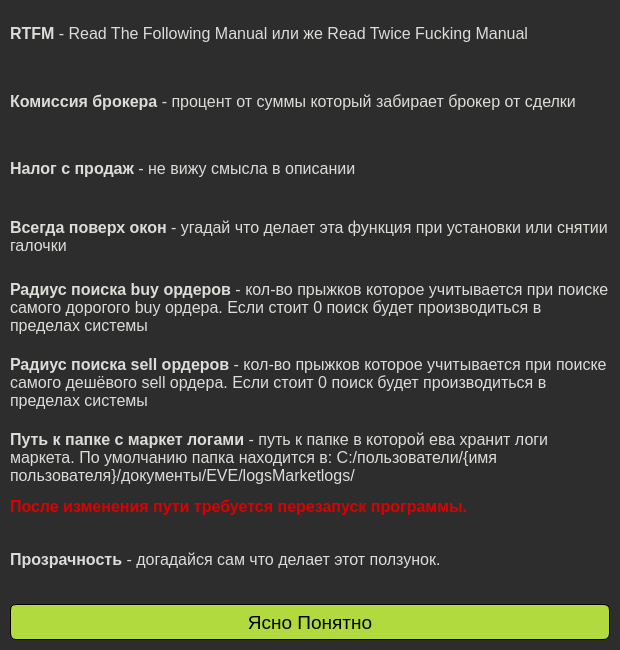
<?xml version="1.0" encoding="UTF-8"?>
<ui version="4.0">
 <class>Form</class>
 <widget class="QWidget" name="Form">
  <property name="geometry">
   <rect>
    <x>0</x>
    <y>0</y>
    <width>620</width>
    <height>650</height>
   </rect>
  </property>
  <property name="minimumSize">
   <size>
    <width>620</width>
    <height>650</height>
   </size>
  </property>
  <property name="maximumSize">
   <size>
    <width>620</width>
    <height>650</height>
   </size>
  </property>
  <property name="windowTitle">
   <string>Form</string>
  </property>
  <widget class="QFrame" name="frame">
   <property name="geometry">
    <rect>
     <x>0</x>
     <y>0</y>
     <width>620</width>
     <height>650</height>
    </rect>
   </property>
   <property name="minimumSize">
    <size>
     <width>620</width>
     <height>650</height>
    </size>
   </property>
   <property name="maximumSize">
    <size>
     <width>620</width>
     <height>650</height>
    </size>
   </property>
   <property name="styleSheet">
    <string notr="true">#frame {
background-color: rgb(45, 45, 45);
}</string>
   </property>
   <property name="frameShape">
    <enum>QFrame::NoFrame</enum>
   </property>
   <property name="frameShadow">
    <enum>QFrame::Raised</enum>
   </property>
   <layout class="QVBoxLayout" name="verticalLayout">
    <property name="spacing">
     <number>20</number>
    </property>
    <property name="leftMargin">
     <number>10</number>
    </property>
    <property name="topMargin">
     <number>10</number>
    </property>
    <property name="rightMargin">
     <number>10</number>
    </property>
    <property name="bottomMargin">
     <number>10</number>
    </property>
    <item>
     <widget class="QLabel" name="label">
      <property name="font">
       <font>
        <family>Arial</family>
        <pointsize>12</pointsize>
       </font>
      </property>
      <property name="styleSheet">
       <string notr="true">color: #DCDDD9</string>
      </property>
      <property name="text">
       <string>&lt;b&gt;RTFM&lt;/b&gt; - Read The Following Manual или же Read Twice Fucking Manual</string>
      </property>
      <property name="wordWrap">
       <bool>true</bool>
      </property>
     </widget>
    </item>
    <item>
     <widget class="QLabel" name="label_2">
      <property name="font">
       <font>
        <family>Arial</family>
        <pointsize>12</pointsize>
       </font>
      </property>
      <property name="styleSheet">
       <string notr="true">color: #DCDDD9</string>
      </property>
      <property name="text">
       <string>&lt;b&gt;Комиссия брокера&lt;/b&gt; - процент от суммы который забирает брокер от сделки</string>
      </property>
      <property name="wordWrap">
       <bool>true</bool>
      </property>
     </widget>
    </item>
    <item>
     <widget class="QLabel" name="label_3">
      <property name="font">
       <font>
        <family>Arial</family>
        <pointsize>12</pointsize>
       </font>
      </property>
      <property name="styleSheet">
       <string notr="true">color: #DCDDD9</string>
      </property>
      <property name="text">
       <string>&lt;b&gt;Налог с продаж&lt;/b&gt; - не вижу смысла в описании</string>
      </property>
      <property name="wordWrap">
       <bool>true</bool>
      </property>
     </widget>
    </item>
    <item>
     <widget class="QLabel" name="label_4">
      <property name="font">
       <font>
        <family>Arial</family>
        <pointsize>12</pointsize>
       </font>
      </property>
      <property name="styleSheet">
       <string notr="true">color: #DCDDD9</string>
      </property>
      <property name="text">
       <string>&lt;b&gt;Всегда поверх окон&lt;/b&gt; - угадай что делает эта функция при установки или снятии галочки</string>
      </property>
      <property name="wordWrap">
       <bool>true</bool>
      </property>
     </widget>
    </item>
    <item>
     <widget class="QLabel" name="label_5">
      <property name="font">
       <font>
        <family>Arial</family>
        <pointsize>12</pointsize>
        <stylestrategy>PreferDefault</stylestrategy>
       </font>
      </property>
      <property name="styleSheet">
       <string notr="true">color: #DCDDD9</string>
      </property>
      <property name="text">
       <string>&lt;b&gt;Радиус поиска buy ордеров&lt;/b&gt; - кол-во прыжков которое учитывается при поиске самого дорогого buy ордера. Если стоит 0 поиск будет производиться в пределах системы</string>
      </property>
      <property name="textFormat">
       <enum>Qt::AutoText</enum>
      </property>
      <property name="wordWrap">
       <bool>true</bool>
      </property>
     </widget>
    </item>
    <item>
     <widget class="QLabel" name="label_6">
      <property name="font">
       <font>
        <family>Arial</family>
        <pointsize>12</pointsize>
        <stylestrategy>PreferDefault</stylestrategy>
       </font>
      </property>
      <property name="styleSheet">
       <string notr="true">color: #DCDDD9</string>
      </property>
      <property name="text">
       <string>&lt;b&gt;Радиус поиска sell ордеров&lt;/b&gt; - кол-во прыжков которое учитывается при поиске самого дешёвого sell ордера. Если стоит 0 поиск будет производиться в пределах системы</string>
      </property>
      <property name="textFormat">
       <enum>Qt::AutoText</enum>
      </property>
      <property name="wordWrap">
       <bool>true</bool>
      </property>
     </widget>
    </item>
    <item>
     <widget class="QLabel" name="label_7">
      <property name="font">
       <font>
        <family>Arial</family>
        <pointsize>12</pointsize>
        <stylestrategy>PreferDefault</stylestrategy>
       </font>
      </property>
      <property name="styleSheet">
       <string notr="true">color: #DCDDD9</string>
      </property>
      <property name="text">
       <string>&lt;html&gt;&lt;head/&gt;&lt;body&gt;&lt;p&gt;&lt;span style=&quot; font-weight:600;&quot;&gt;Путь к папке с маркет логами&lt;/span&gt; - путь к папке в которой ева хранит логи маркета. По умолчанию папка находится в: C:/пользователи/{имя пользователя}/документы/EVE/logsMarketlogs/&lt;/p&gt;&lt;p&gt;&lt;span style=&quot; font-weight:600; color:#dc0000;&quot;&gt;После изменения пути требуется перезапуск программы.&lt;/span&gt;&lt;/p&gt;&lt;/body&gt;&lt;/html&gt;</string>
      </property>
      <property name="textFormat">
       <enum>Qt::AutoText</enum>
      </property>
      <property name="wordWrap">
       <bool>true</bool>
      </property>
     </widget>
    </item>
    <item>
     <widget class="QLabel" name="label_8">
      <property name="font">
       <font>
        <family>Arial</family>
        <pointsize>12</pointsize>
        <stylestrategy>PreferDefault</stylestrategy>
       </font>
      </property>
      <property name="styleSheet">
       <string notr="true">color: #DCDDD9</string>
      </property>
      <property name="text">
       <string>&lt;b&gt;Прозрачность&lt;/b&gt; - догадайся сам что делает этот ползунок.</string>
      </property>
      <property name="textFormat">
       <enum>Qt::AutoText</enum>
      </property>
      <property name="wordWrap">
       <bool>true</bool>
      </property>
     </widget>
    </item>
    <item>
     <widget class="QPushButton" name="ok_btn">
      <property name="minimumSize">
       <size>
        <width>0</width>
        <height>36</height>
       </size>
      </property>
      <property name="font">
       <font>
        <family>Arial</family>
        <pointsize>14</pointsize>
       </font>
      </property>
      <property name="styleSheet">
       <string notr="true">#ok_btn {
border: 1px solid;
border-radius: 6px;
background-color: rgb(177, 218, 63);
}

#ok_btn:hover {
background-color: rgb(33, 240, 209);
transition: all 1s;
}
</string>
      </property>
      <property name="text">
       <string>Ясно Понятно</string>
      </property>
     </widget>
    </item>
   </layout>
  </widget>
 </widget>
 <resources/>
 <connections/>
</ui>
